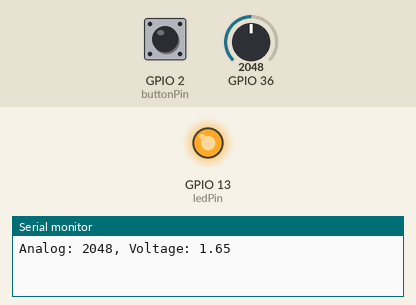
The sketch below on a simulated ESP32. Parts: output pins drawn as LEDs (lit = HIGH), the last lines printed to the serial monitor. The test bench sets the inputs (shaded band); at power-on: GPIO 2 (buttonPin) LOW, GPIO 36 = 2048.

Above: at 1.2 s.
1.3 s: GPIO 2 (buttonPin) pulled HIGH for 0.15 s
At 1.37 s:
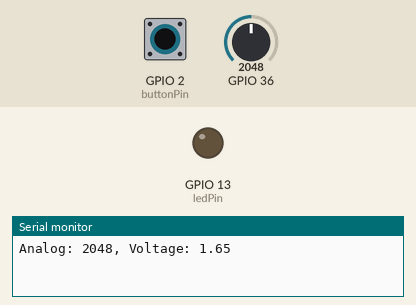
2.9 s: GPIO 2 (buttonPin) pulled HIGH for 3.2 s
At 7.3 s:
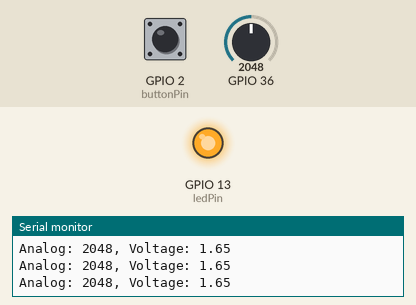
Timing chart, 0 to 8.8 s (numbered marks = the images above; inputs shaded):
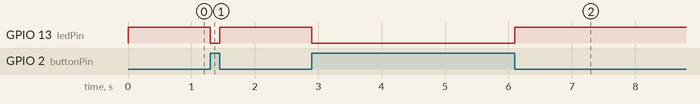

The sketch:

shreddertest.ino
```cpp
/*
 * Test code for the UBC Rapid Filament Recycler Shredder
 */
const int buttonPin = 2; // The digital pin connected to the button
const int ledPin = 13; // The digital pin connected to an LED
unsigned long previousMillis = 0;
const unsigned long analogReadInterval = 1000; // 1-second interval
unsigned long lastButtonPressTime = 0;
const unsigned long debounceDelay = 50; // 50ms debounce time

float floatMap(float x, float in_min, float in_max, float out_min, float out_max) {
  return (x - in_min) * (out_max - out_min) / (in_max - in_min) + out_min;
}

// the setup routine runs once when you press reset:
void setup() {
  // initialize serial communication at 9600 bits per second:
  Serial.begin(9600);
  // set the ADC attenuation to 11 dB (up to ~3.3V input)
  analogSetAttenuation(ADC_11db);
  pinMode(buttonPin, INPUT_PULLDOWN); // Set the button pin as an input with internal pull-down resistor
  pinMode(ledPin, OUTPUT); // Set the LED pin as an output (optional)
}

// the loop routine runs over and over again forever:
void loop() {
  unsigned long currentMillis = millis();

  // Non-blocking Analog Read from potentiometer
  if (currentMillis - previousMillis >= analogReadInterval) {
    previousMillis = currentMillis;

    int analogValue = analogRead(36);
    float voltage = floatMap(analogValue, 0, 4095, 0, 3.3);

    Serial.print("Analog: ");
    Serial.print(analogValue);
    Serial.print(", Voltage: ");
    Serial.println(voltage);
  }

  // Button debounce logic
  if (digitalRead(buttonPin) == HIGH) {
    if (currentMillis - lastButtonPressTime > debounceDelay) {
      digitalWrite(ledPin, LOW); // Turn on LED immediately
      lastButtonPressTime = currentMillis;
    }
  } else {
    digitalWrite(ledPin, HIGH); // Turn off LED when button is released
  }
}
```

Measured:
- after the input at 1.3 s, GPIO 13 (ledPin): HIGH → LOW at once, → HIGH 0.15 s later
- after the input at 2.9 s, GPIO 13 (ledPin): HIGH → LOW at once, → HIGH 3.2 s later
